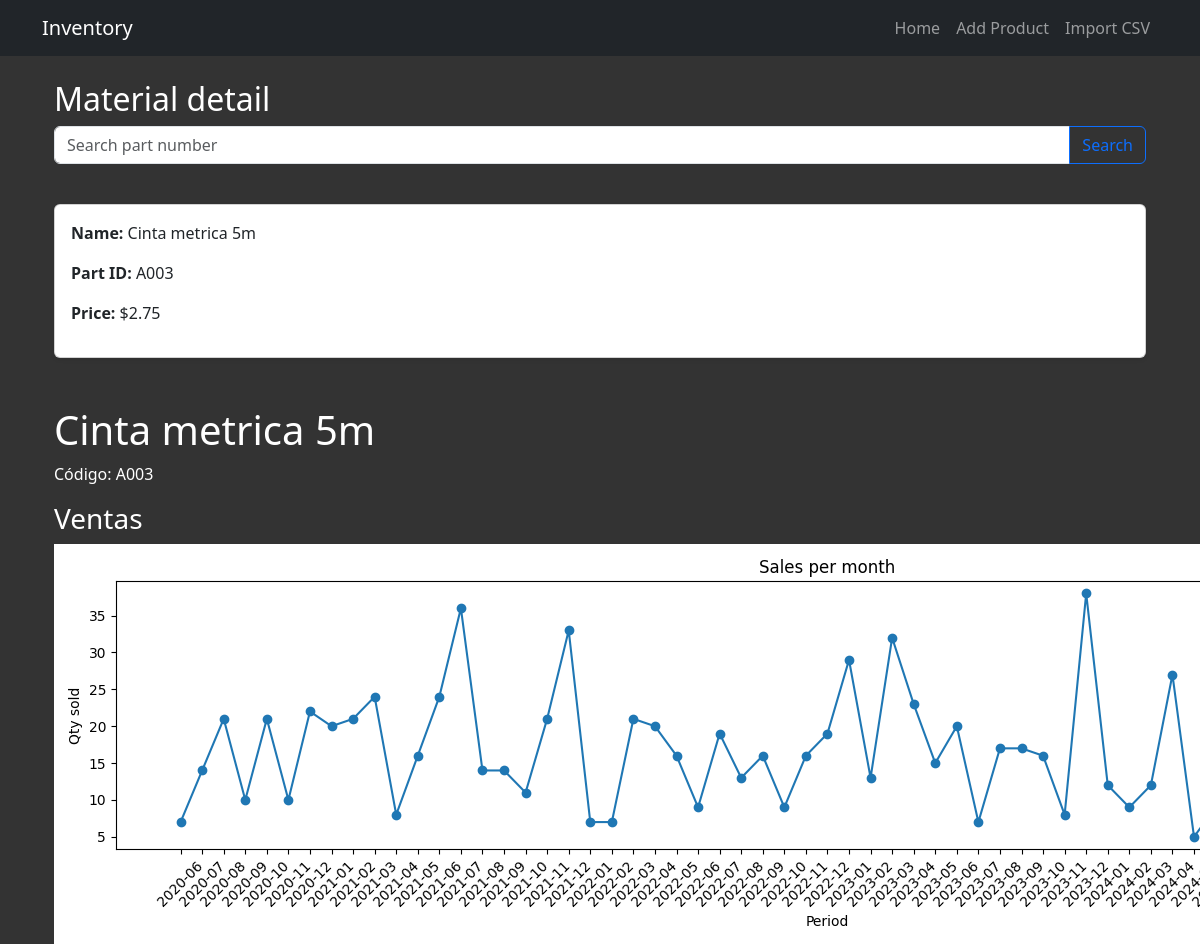
Page /parts/A003 on the committed database.
### main.py (models this page shows)
class Article(db.Model):
    __tablename__ = "articles"
    id: Mapped[int] = mapped_column(primary_key=True)
    code: Mapped[str] = mapped_column(String, nullable=False)
    name: Mapped[str] = mapped_column(String(250), unique=True, nullable=False)
    description: Mapped[str] = mapped_column(String(250), nullable=False)
    quantity: Mapped[int] = mapped_column(Integer, nullable=False)
    unit_price: Mapped[float] = mapped_column(Float, nullable=False)
    sales: Mapped[list["Sale"]] = relationship("Sale", back_populates="article")

### main.py (the view)
@app.route('/parts/<string:article_code>', methods=['GET'])
def view_material(article_code):
    new_code = request.args.get('code')
    if new_code:
        return redirect(url_for('view_material', article_code=new_code.lower()))
    material = db.session.execute(db.select(Article).where(Article.code.ilike(article_code))).scalar()
    if not material:
        flash('Material not found', 'danger')
        return redirect(url_for('home'))
    sales_data = {sale.date.strftime('%Y-%m'): 0 for sale in material.sales}
    for sale in material.sales:
        key = sale.date.strftime('%Y-%m')
        sales_data[key] += sale.quantity
    df = pd.DataFrame(list(sales_data.items()), columns=['period', 'quantity'])
    df.sort_values('period', inplace=True)
    chart = generate_sales_plot(df.to_dict(orient='records'))
    return render_template('parts.html', article=material, chart=chart)

### main.py (called while the page is built)
def generate_sales_plot(sales_df):
    df = pd.DataFrame(sales_df)
    fig, ax = plt.subplots(figsize=(15, 4))
    ax.plot(df['period'], df['quantity'], marker='o')
    ax.set_title('Sales per month')
    ax.set_xlabel('Period')
    ax.set_ylabel('Qty sold')
    plt.xticks(rotation=45)
    buf = io.BytesIO()
    plt.tight_layout()
    fig.savefig(buf, format='png')
    plt.close(fig)
    buf.seek(0)
    return base64.b64encode(buf.read()).decode('utf-8')

### templates/parts.html (shortened to what this page needs)
{% extends 'base.html' %}
    {% block styles %}
        {{ bootstrap.load_css() }}
        <link rel="stylesheet" href="{{ url_for('static',filename='styles.css')}}">
    {% endblock %}
{% block content %}
<div class="container mt-4">
    <h2>Material detail</h2>
    <form action="{{ url_for('view_material', article_code=article.code) }}" method="GET" class="row g-3 mb-4">
        <div class="input-group mb-3">
            <input type="text" class="form-control" name="code" placeholder="Search part number">
            <button type="submit" class="btn btn-outline-primary">Search</button>
        </div>
    </form>
    <div class="card p-3 shadow-sm rounded">
        <p><strong>Name:</strong> {{article.name}}</p>
        <p><strong>Part ID:</strong> {{article.code}}</p>
        <p><strong>Price:</strong> ${{article.unit_price}}</p>
    </div>
    <div class="mt-5">
        <h1>{{ article.name }}</h1>
        <p>Código: {{ article.code }}</p>
        <h3>Ventas</h3>
        <img alt="Ventas mensuales">
    </div>
</div>
{% endblock %}

### static/styles.css (style rules this page uses)
html, body { height: 100%; overflow-y: auto; }
body { background-color: #333; color: white; overflow-x: auto; }

### rows in the picture
Article: name "Cinta metrica 5m", code "A003", unit_price "2.75"
